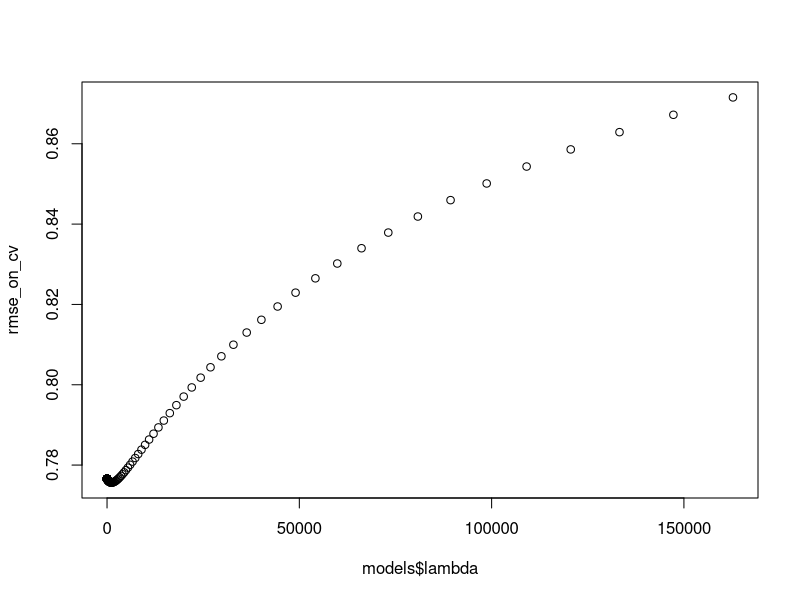
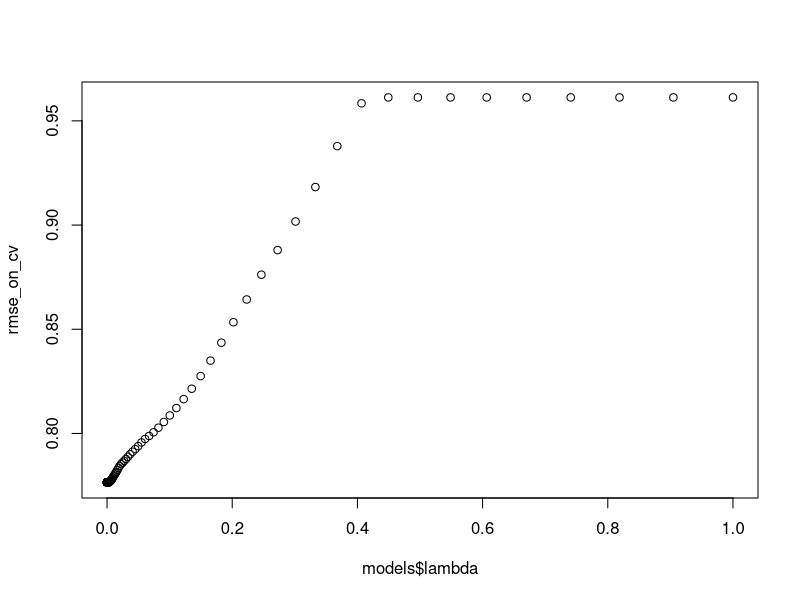

These figures' R source, in order: (Note: a time limit stopped this script after it produced the figures.)
## ---- chunk 1
knitr::opts_chunk$set(echo = TRUE)
## ---- chunk 2
base_tr <- read.table("./data/train_ratings_all.dat", header = F, sep = "\t")
tr_y <- read.table("./data/train_y_rating.dat", header = F, sep = "\t")
movie_info <- read.table("./data/movie_titles.txt", header = F, sep = ',')
## ---- chunk 3
colnames(movie_info) <- c("Release Years", "Names", "Genres")
colnames(base_tr) <- movie_info$Names
colnames(tr_y) <- c('y')
## ---- chunk 4
n <- length(unlist(tr_y))
cv_subset = sample(n, 2000)
cv_base <- base_tr[cv_subset, ]
cv_y <- tr_y[cv_subset, ]
base_tr_tr <- base_tr[-cv_subset, ]
tr_tr_y <- tr_y[-cv_subset, ]
## ---- chunk 5
rmse <- function(true_labels, pred_labels){
  return (sqrt(mean((true_labels-pred_labels)^2)))
}
## ---- chunk 6
model <- lm(y~., data = data.frame(X = base_tr_tr, y = tr_tr_y))
preds <- predict(model, newdata = data.frame(X = cv_base))
baseline <- rmse(cv_y, preds)
baseline
## ---- chunk 7
tr <- read.csv("./data/Train_Features_Processed.csv")[, 2:100]
test <- read.csv("./data/Test_Features_Processed.csv")[, 2:100]
## ---- chunk 8
colnames(tr) <- c(movie_info$Names)
colnames(test) <- c(movie_info$Names)
## ---- chunk 9
cv <- tr[cv_subset, ]
tr_tr <- tr[-cv_subset,]
## ---- chunk 10
model <- lm(y~., data = data.frame(X = tr_tr, y = tr_tr_y))
preds <- pmin(pmax(predict(model, newdata = data.frame(X = cv)), 1), 5)
score <- rmse(cv_y, preds)
(baseline / score - 1) * 100
## ---- chunk 11
library(MASS)
lambdas <- exp(seq(-15, 12, by = 0.1))
models <- lm.ridge(y~., data = data.frame(tr_tr, y=tr_tr_y), lambda = lambdas)
preds <- pmin(pmax(as.matrix(cv) %*% t(coef(models)[, -1]) + rep(1, length(cv_y)) %o% coef(models)[, 1], 1), 5)
rmse_on_cv <- apply(preds, 2, rmse, true_labels = cv_y)
plot(models$lambda, rmse_on_cv)
score <- min(rmse_on_cv)
baseline / score
score
## ---- chunk 12
library(glmnet)
lambdas <- exp(seq(-15, 0, by = 0.1))
models <- glmnet(tr_tr, tr_tr_y, lambda = lambdas,
                 family = "gaussian",
                 intercept = T, alpha = 1)
preds <- pmin(pmax(predict(models, newx = as.matrix(cv)), 1), 5)
rmse_on_cv <- apply(preds, 2, rmse, true_labels = cv_y)
plot(models$lambda, rmse_on_cv)
score <- min(rmse_on_cv)
baseline / score
score
## ---- chunk 13
cor_mat <- cor(t(tr))[cv_subset, -cv_subset]
rmse_on_cv <- rep(NA, 100)
for (k in 1:100){
  preds <- rep(NA, 2000)
  for (i in 1:2000){
    nei <- order(cor_mat[i,], decreasing = T)[1:k]
    if (sum(is.na(cor_mat[i, nei])) > 0) {
      print(i)
      break
    }
    adj_y <- tr_tr_y[nei] - apply(tr_tr[nei, ], MARGIN = 1, mean)
    preds[i] <- (cor_mat[i, nei] %*% adj_y) / sum(abs(cor_mat[i, nei])) +
      mean(unlist(cv[i, ]))
  }
  rmse_on_cv[k] <- rmse(cv_y, preds)
}
(baseline / min(rmse_on_cv) - 1) * 100
